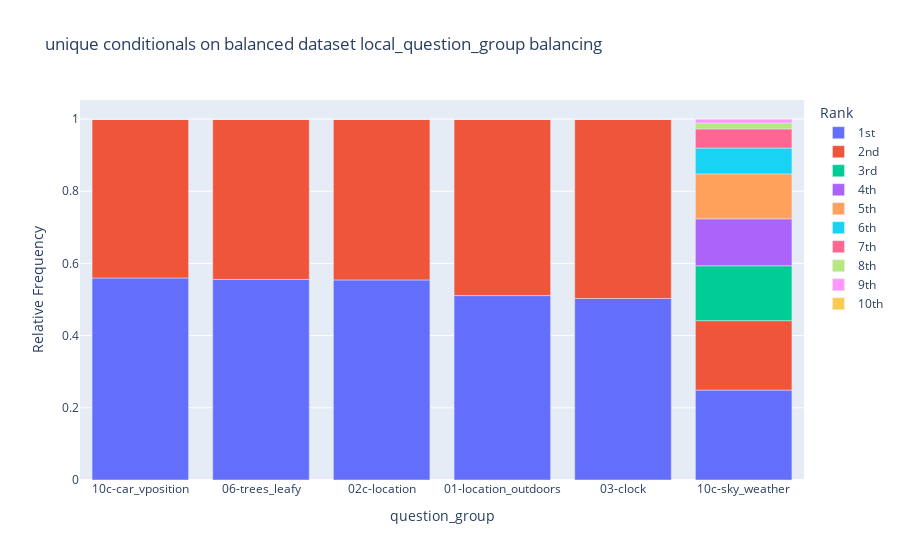

Notebook cell for this chart:
### Markdown cell above
![fig10_dataset_balancing.png](attachment:fig10_dataset_balancing.png)

"The left side shows the distribution before any balancing. We show the top 10 answers for a selection of question groups, where the column height corresponds to the relative frequency of each answer. The top row shows global question groups such as color questions, questions about animals, etc. while the bottom row shows local ones e.g. apple-color, table-material etc (section 3.3, main paper)."

### Code cell
group_distribution(gqa_questions_balanced, "local_question_group", unambiguous_conditionals_in_paper, "unique conditionals on balanced", plot=True)

### Figure 1 — Plotly figure (JSON) as saved in the notebook; plotly's stock layout.template omitted (floating-point values rounded to 4 significant figures)
{"data": [{"alignmentgroup": "True", "hovertemplate": "Rank=1st<br>question_group=%{x}<br>Relative Frequency=%{y}<extra></extra>", "legendgroup": "1st", "marker": {"color": "#636efa", "pattern": {"shape": ""}}, "name": "1st", "offsetgroup": "1st", "orientation": "v", "showlegend": true, "textposition": "auto", "type": "bar", "x": ["10c-car_vposition", "06-trees_leafy", "02c-location", "01-location_outdoors", "03-clock", "10c-sky_weather"], "xaxis": "x", "y": [0.5596, 0.5556, 0.5542, 0.5108, 0.5028, 0.2491], "yaxis": "y"}, {"alignmentgroup": "True", "hovertemplate": "Rank=2nd<br>question_group=%{x}<br>Relative Frequency=%{y}<extra></extra>", "legendgroup": "2nd", "marker": {"color": "#EF553B", "pattern": {"shape": ""}}, "name": "2nd", "offsetgroup": "2nd", "orientation": "v", "showlegend": true, "textposition": "auto", "type": "bar", "x": ["10c-car_vposition", "06-trees_leafy", "02c-location", "01-location_outdoors", "03-clock", "10c-sky_weather"], "xaxis": "x", "y": [0.4404, 0.4444, 0.4458, 0.4892, 0.4972, 0.1923], "yaxis": "y"}, {"alignmentgroup": "True", "hovertemplate": "Rank=3rd<br>question_group=%{x}<br>Relative Frequency=%{y}<extra></extra>", "legendgroup": "3rd", "marker": {"color": "#00cc96", "pattern": {"shape": ""}}, "name": "3rd", "offsetgroup": "3rd", "orientation": "v", "showlegend": true, "textposition": "auto", "type": "bar", "x": ["10c-car_vposition", "06-trees_leafy", "02c-location", "01-location_outdoors", "03-clock", "10c-sky_weather"], "xaxis": "x", "y": [0, 0, 0, 0, 0, 0.152], "yaxis": "y"}, {"alignmentgroup": "True", "hovertemplate": "Rank=4th<br>question_group=%{x}<br>Relative Frequency=%{y}<extra></extra>", "legendgroup": "4th", "marker": {"color": "#ab63fa", "pattern": {"shape": ""}}, "name": "4th", "offsetgroup": "4th", "orientation": "v", "showlegend": true, "textposition": "auto", "type": "bar", "x": ["10c-car_vposition", "06-trees_leafy", "02c-location", "01-location_outdoors", "03-clock", "10c-sky_weather"], "xaxis": "x", "y": [0, 0, 0, 0, 0, 0.13], "yaxis": "y"}, {"alignmentgroup": "True", "hovertemplate": "Rank=5th<br>question_group=%{x}<br>Relative Frequency=%{y}<extra></extra>", "legendgroup": "5th", "marker": {"color": "#FFA15A", "pattern": {"shape": ""}}, "name": "5th", "offsetgroup": "5th", "orientation": "v", "showlegend": true, "textposition": "auto", "type": "bar", "x": ["10c-car_vposition", "06-trees_leafy", "02c-location", "01-location_outdoors", "03-clock", "10c-sky_weather"], "xaxis": "x", "y": [0, 0, 0, 0, 0, 0.1245], "yaxis": "y"}, {"alignmentgroup": "True", "hovertemplate": "Rank=6th<br>question_group=%{x}<br>Relative Frequency=%{y}<extra></extra>", "legendgroup": "6th", "marker": {"color": "#19d3f3", "pattern": {"shape": ""}}, "name": "6th", "offsetgroup": "6th", "orientation": "v", "showlegend": true, "textposition": "auto", "type": "bar", "x": ["10c-car_vposition", "06-trees_leafy", "02c-location", "01-location_outdoors", "03-clock", "10c-sky_weather"], "xaxis": "x", "y": [0, 0, 0, 0, 0, 0.07143], "yaxis": "y"}, {"alignmentgroup": "True", "hovertemplate": "Rank=7th<br>question_group=%{x}<br>Relative Frequency=%{y}<extra></extra>", "legendgroup": "7th", "marker": {"color": "#FF6692", "pattern": {"shape": ""}}, "name": "7th", "offsetgroup": "7th", "orientation": "v", "showlegend": true, "textposition": "auto", "type": "bar", "x": ["10c-car_vposition", "06-trees_leafy", "02c-location", "01-location_outdoors", "03-clock", "10c-sky_weather"], "xaxis": "x", "y": [0, 0, 0, 0, 0, 0.05311], "yaxis": "y"}, {"alignmentgroup": "True", "hovertemplate": "Rank=8th<br>question_group=%{x}<br>Relative Frequency=%{y}<extra></extra>", "legendgroup": "8th", "marker": {"color": "#B6E880", "pattern": {"shape": ""}}, "name": "8th", "offsetgroup": "8th", "orientation": "v", "showlegend": true, "textposition": "auto", "type": "bar", "x": ["10c-car_vposition", "06-trees_leafy", "02c-location", "01-location_outdoors", "03-clock", "10c-sky_weather"], "xaxis": "x", "y": [0, 0, 0, 0, 0, 0.01648], "yaxis": "y"}, {"alignmentgroup": "True", "hovertemplate": "Rank=9th<br>question_group=%{x}<br>Relative Frequency=%{y}<extra></extra>", "legendgroup": "9th", "marker": {"color": "#FF97FF", "pattern": {"shape": ""}}, "name": "9th", "offsetgroup": "9th", "orientation": "v", "showlegend": true, "textposition": "auto", "type": "bar", "x": ["10c-car_vposition", "06-trees_leafy", "02c-location", "01-location_outdoors", "03-clock", "10c-sky_weather"], "xaxis": "x", "y": [0, 0, 0, 0, 0, 0.01099], "yaxis": "y"}, {"alignmentgroup": "True", "hovertemplate": "Rank=10th<br>question_group=%{x}<br>Relative Frequency=%{y}<extra></extra>", "legendgroup": "10th", "marker": {"color": "#FECB52", "pattern": {"shape": ""}}, "name": "10th", "offsetgroup": "10th", "orientation": "v", "showlegend": true, "textposition": "auto", "type": "bar", "x": ["10c-car_vposition", "06-trees_leafy", "02c-location", "01-location_outdoors", "03-clock", "10c-sky_weather"], "xaxis": "x", "y": [0, 0, 0, 0, 0, 0], "yaxis": "y"}], "layout": {"barmode": "relative", "legend": {"title": {"text": "Rank"}, "tracegroupgap": 0}, "title": {"text": "unique conditionals on balanced dataset local_question_group balancing"}, "xaxis": {"anchor": "y", "domain": [0, 1], "title": {"text": "question_group"}}, "yaxis": {"anchor": "x", "domain": [0, 1], "title": {"text": "Relative Frequency"}}}}
